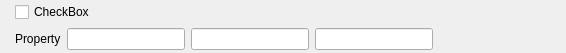
<?xml version="1.0" encoding="UTF-8"?>
<ui version="4.0">
 <class>IntVec3Widget</class>
 <widget class="QWidget" name="IntVec3Widget">
  <property name="geometry">
   <rect>
    <x>0</x>
    <y>0</y>
    <width>566</width>
    <height>53</height>
   </rect>
  </property>

  <layout class="QGridLayout" name="widgetLayout">
   <property name="margin">
    <number>2</number>
   </property>
   <item row="1" column="2">
    <widget class="QLineEdit" name="xData"/>
   </item>
   <item row="1" column="3">
    <widget class="QLineEdit" name="yData"/>
   </item>
   <item row="0" column="6" rowspan="2">
    <spacer name="horizontalSpacer">
     <property name="orientation">
      <enum>Qt::Horizontal</enum>
     </property>
     <property name="sizeHint" stdset="0">
      <size>
       <width>40</width>
       <height>20</height>
      </size>
     </property>
    </spacer>
   </item>
   <item row="1" column="4">
    <widget class="QLineEdit" name="zData"/>
   </item>
   <item row="1" column="1">
    <widget class="QLabel" name="IntVec3WidgetLabel">
     <property name="text">
      <string>Property</string>
     </property>
    </widget>
   </item>
   <item row="0" column="1" colspan="4">
    <widget class="QCheckBox" name="conditionalCB">
     <property name="text">
      <string>CheckBox</string>
     </property>
    </widget>
   </item>
   <item row="0" column="5" rowspan="2">
    <widget class="QLabel" name="linkRight">
     <property name="text">
      <string/>
     </property>
     <property name="pixmap">
      <pixmap resource="../../../../Resources/icons/images/Icons.qrc">:/Link_Right.png</pixmap>
     </property>
    </widget>
   </item>
   <item row="0" column="0" rowspan="2">
    <widget class="QLabel" name="linkLeft">
     <property name="text">
      <string/>
     </property>
     <property name="pixmap">
      <pixmap resource="../../../../Resources/icons/images/Icons.qrc">:/Link_Left.png</pixmap>
     </property>
     <property name="alignment">
      <set>Qt::AlignRight|Qt::AlignTrailing|Qt::AlignVCenter</set>
     </property>
    </widget>
   </item>
  </layout>
 </widget>
 <resources>
  <include location="../../../../Resources/icons/images/Icons.qrc"/>
 </resources>
 <connections/>
</ui>
